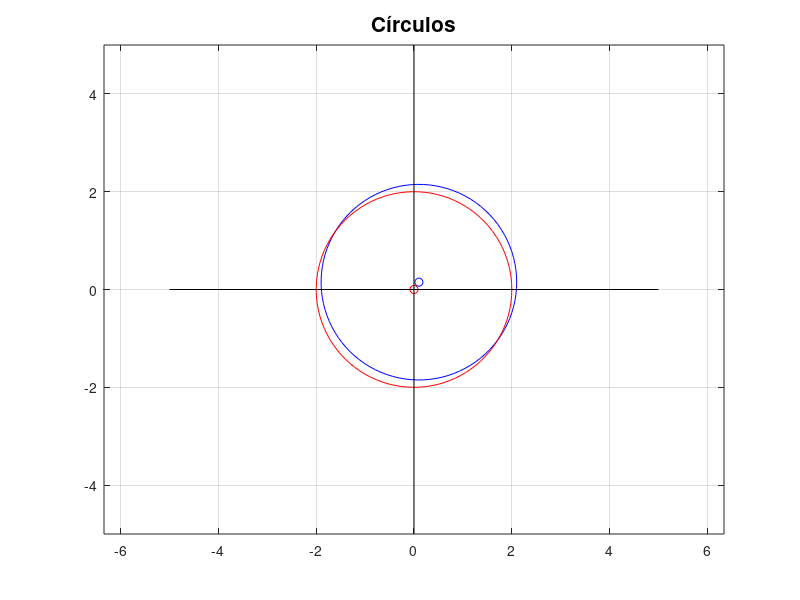
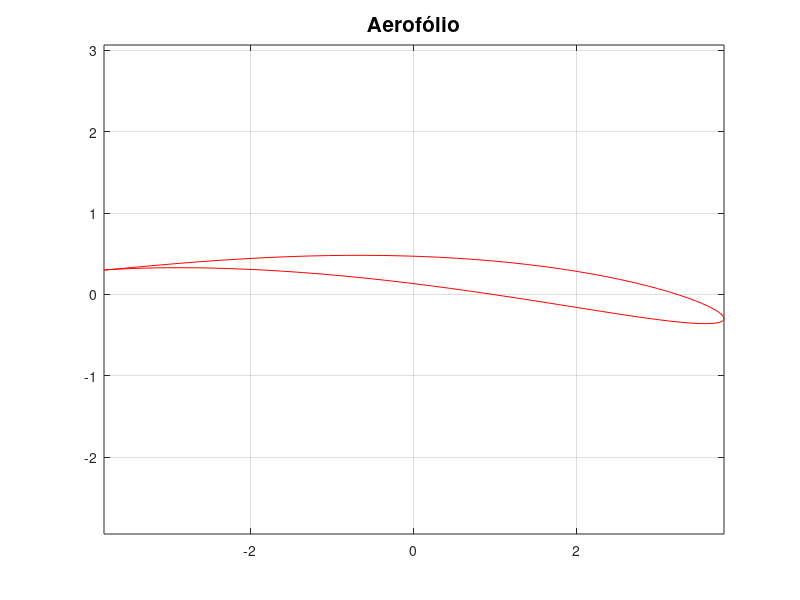

Source code (MATLAB) for these figures, in order:
%--------------------------------------------------------------------%
%-------------------- Transformação De Joukowski --------------------%
%--------------------------- Theo Palermo ---------------------------%
%--------------------------------------------------------------------%

clear all;
clc;

%-------------------- Origem do Círculo --------------------%

xOrigem = 0.1;  % Coordenada x da Origem
yOrigem = 0.15; % Coordenada y da Origem
rCirculo = 2;   % Raio do Círculo
Z = xOrigem + i*yOrigem;

%--------------------------------------------------------------------%
%-------------------- Transformação de Joukowski --------------------%
%--------------------------------------------------------------------%

lambda = rCirculo - Z;
J = Z+lambda^2/Z;

%-----------------------------------------------------------------------%
% Da Definição da Equação de Euler: z = r*e^(iθ) = r*(cos(θ) + i sin(θ) %
%-----------------------------------------------------------------------%

angulo = linspace(0, 2*pi, 100);
z_Circulo = rCirculo*(cos(angulo)+i*sin(angulo)) + Z;
z_Aerofolio = z_Circulo+lambda^2./z_Circulo;

%--------------------------------------------------%
%-------------------- Gráficos --------------------%
%--------------------------------------------------%

%--------------- Plotando o Círculo ---------------%

figure(1);
plot(real(z_Circulo), imag(z_Circulo), 'b');
hold on;

%--------------- Plotando o Círculo Centrado na Origem ---------------%

z_Circulo_Origem = rCirculo*(cos(angulo)+i*sin(angulo)); % Círculo Centrado na Origem
plot(real(z_Circulo_Origem), imag(z_Circulo_Origem), 'r');

%--------------- Marcando a Origem de Cada Círculo ---------------%

plot(xOrigem, yOrigem, 'bo'); % Origem do círculo azul
plot(0, 0, 'ro'); % Origem do Círculo Vermelho

%--------------- Traçando os Eixos X e Y ---------------%

line([-5, 5], [0, 0], 'Color', 'k'); % Eixo X
line([0, 0], [-5, 5], 'Color', 'k'); % Eixo Y

axis equal;
grid on;
title('Círculos', 'fontsize', 15);

%--------------- Plotando o Aerofólio ---------------%

figure(2);
plot(real(z_Aerofolio), imag(z_Aerofolio), 'r');
axis equal;
grid on;
title('Aerofólio', 'fontsize', 15);

